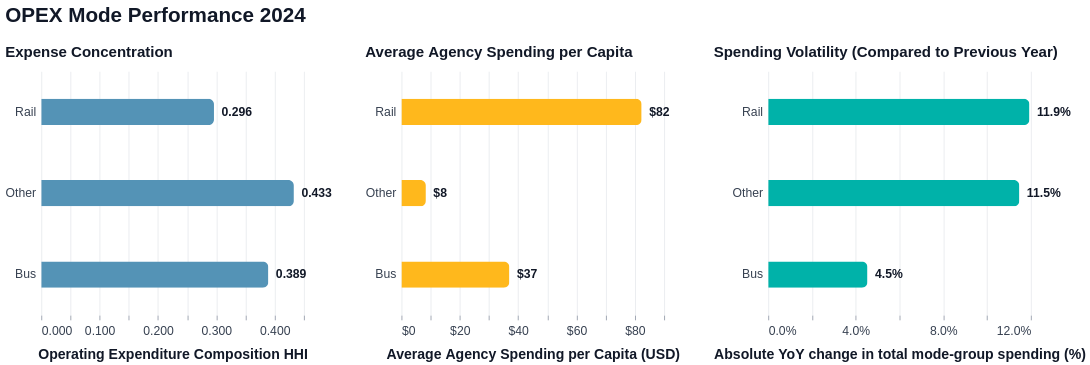

Write notebook code for a chart like this one.
### Markdown cell above
### 2.1 Mode Performance (HHI, Spending Per Capita and Volatility)

### Code cell
scorecard = df_opex[df_opex["year"] == 2024].drop_duplicates("mode_group")

opex_scorecard = mode_report_chart.plot_scorecard(
    scorecard,
    metrics=["hhi", "per_capita", "volatility"],
    group_column="mode_group",
    titles=[
        "Expense Concentration",
        "Average Agency Spending per Capita",
        "Spending Volatility (Compared to Previous Year)",
    ],
    x_labels=[
        "Operating Expenditure Composition HHI",
        "Average Agency Spending per Capita (USD)",
        "Absolute YoY change in total mode-group spending (%)",
    ],
    formats=[".3f", "$,.0f", ".1%"],
    main_title="OPEX Mode Performance 2024",
).configure_axis(**mode_report_chart.ALT_AXIS_CONFIG)

opex_scorecard

### Figure 1 — Vega specification as saved in the notebook (floating-point values rounded to 4 significant figures)
{"$schema": "https://vega.github.io/schema/vega/v6.json", "data": [{"name": "source_0"}, {"name": "data_1", "values": [{"mode_group": "Rail", "hhi": 0.2959, "__index_level_0__": 1, "y_mode_group_sort_index": 0.0, "hhi_end": 0.2959, "hhi_start": 0.0}, {"mode_group": "Other", "hhi": 0.4328, "__index_level_0__": 33, "y_mode_group_sort_index": 1.0, "hhi_end": 0.4328, "hhi_start": 0.0}, {"mode_group": "Bus", "hhi": 0.3891, "__index_level_0__": 44, "y_mode_group_sort_index": 2.0, "hhi_end": 0.3891, "hhi_start": 0.0}]}, {"name": "data_2", "values": [{"hhi": 0.2959, "mode_group": "Rail"}, {"hhi": 0.4328, "mode_group": "Other"}, {"hhi": 0.3891, "mode_group": "Bus"}]}, {"name": "source_1"}, {"name": "data_4", "values": [{"mode_group": "Rail", "per_capita": 82.3, "__index_level_0__": 1, "y_mode_group_sort_index": 0.0, "per_capita_end": 82.3, "per_capita_start": 0.0}, {"mode_group": "Other", "per_capita": 8.362, "__index_level_0__": 33, "y_mode_group_sort_index": 1.0, "per_capita_end": 8.362, "per_capita_start": 0.0}, {"mode_group": "Bus", "per_capita": 36.98, "__index_level_0__": 44, "y_mode_group_sort_index": 2.0, "per_capita_end": 36.98, "per_capita_start": 0.0}]}, {"name": "data_5", "values": [{"mode_group": "Rail", "per_capita": 82.3}, {"mode_group": "Other", "per_capita": 8.362}, {"mode_group": "Bus", "per_capita": 36.98}]}, {"name": "source_2"}, {"name": "data_7", "values": [{"mode_group": "Rail", "volatility": 0.1193, "__index_level_0__": 1, "y_mode_group_sort_index": 0.0, "volatility_end": 0.1193, "volatility_start": 0.0}, {"mode_group": "Other", "volatility": 0.1147, "__index_level_0__": 33, "y_mode_group_sort_index": 1.0, "volatility_end": 0.1147, "volatility_start": 0.0}, {"mode_group": "Bus", "volatility": 0.04535, "__index_level_0__": 44, "y_mode_group_sort_index": 2.0, "volatility_end": 0.04535, "volatility_start": 0.0}]}, {"name": "data_8", "values": [{"mode_group": "Rail", "volatility": 0.1193}, {"mode_group": "Other", "volatility": 0.1147}, {"mode_group": "Bus", "volatility": 0.04535}]}, {"name": "source_0_concat_0_y_domain_mode_group", "values": [{"mode_group": "Rail", "sort_field": 0.0}, {"mode_group": "Other", "sort_field": 1.0}, {"mode_group": "Bus", "sort_field": 2.0}]}, {"name": "source_1_concat_1_y_domain_mode_group", "values": [{"mode_group": "Rail", "sort_field": 0.0}, {"mode_group": "Other", "sort_field": 1.0}, {"mode_group": "Bus", "sort_field": 2.0}]}, {"name": "source_2_concat_2_y_domain_mode_group", "values": [{"mode_group": "Rail", "sort_field": 0.0}, {"mode_group": "Other", "sort_field": 1.0}, {"mode_group": "Bus", "sort_field": 2.0}]}], "signals": [{"name": "childWidth", "value": 280}], "marks": [{"type": "group", "name": "concat_0_group", "encode": {"update": {"height": {"signal": "height"}, "width": {"signal": "childWidth"}}}, "marks": [{"type": "group", "from": {"facet": {"data": "data_1", "name": "stack_group_concat_0_layer_0_main", "groupby": ["mode_group"], "aggregate": {"fields": ["hhi_start", "hhi_start", "hhi_end", "hhi_end"], "ops": ["min", "max", "min", "max"]}}}, "encode": {"update": {"height": {"value": 28}, "x2": {"signal": "max(scale('concat_0_x',datum[\"min_hhi_start\"]),scale('concat_0_x',datum[\"max_hhi_start\"]),scale('concat_0_x',datum[\"min_hhi_end\"]),scale('concat_0_x',datum[\"max_hhi_end\"]))"}, "cornerRadiusTopRight": {"value": 6}, "clip": {"value": true}, "cornerRadiusBottomRight": {"value": 6}, "yc": {"field": "mode_group", "scale": "concat_0_y", "band": 0.5}, "x": {"signal": "min(scale('concat_0_x',datum[\"min_hhi_start\"]),scale('concat_0_x',datum[\"max_hhi_start\"]),scale('concat_0_x',datum[\"min_hhi_end\"]),scale('concat_0_x',datum[\"max_hhi_end\"]))"}}}, "marks": [{"type": "group", "encode": {"update": {"height": {"field": {"signal": null, "datum": null, "group": "height", "parent": null}}, "x": {"field": {"signal": null, "datum": null, "group": "x", "parent": null}, "mult": -1}}}, "marks": [{"type": "rect", "name": "concat_0_layer_0_marks", "from": {"data": "stack_group_concat_0_layer_0_main"}, "encode": {"update": {"x": {"field": "hhi_end", "scale": "concat_0_x"}, "height": {"field": {"signal": null, "datum": null, "group": "height", "parent": null}}, "fill": {"value": "#5493B6"}, "tooltip": {"signal": "{\"mode_group\": isValid(datum[\"mode_group\"]) ? isArray(datum[\"mode_group\"]) ? join(datum[\"mode_group\"], '\\n') : datum[\"mode_group\"] : \"\"+datum[\"mode_group\"], \"Expense Concentration\": format(datum[\"hhi\"], \".3f\")}"}, "x2": {"field": "hhi_start", "scale": "concat_0_x"}}}, "style": ["bar"]}]}]}, {"type": "text", "name": "concat_0_layer_1_marks", "from": {"data": "data_2"}, "encode": {"update": {"baseline": {"value": "middle"}, "fill": {"value": "#111827"}, "font": {"value": "Century Gothic, Helvetica, Arial, sans-serif"}, "y": {"field": "mode_group", "scale": "concat_0_y", "band": 0.5}, "dx": {"value": 8}, "text": {"signal": "format(datum[\"hhi\"], \".3f\")"}, "fontSize": {"value": 13}, "x": {"field": "hhi", "scale": "concat_0_x"}, "align": {"value": "left"}, "fontWeight": {"value": 600}}}, "style": ["text"]}], "axes": [{"scale": "concat_0_x", "orient": "bottom", "ticks": false, "zindex": 0, "grid": true, "gridOpacity": 0.8, "gridScale": "concat_0_y", "aria": false, "minExtent": 0, "labels": false, "domain": false, "maxExtent": 0, "gridColor": "#E5E7EB", "tickCount": {"signal": "ceil(childWidth/40)"}}, {"scale": "concat_0_x", "labelFont": "Arial", "labelPadding": 6, "titlePadding": 10, "labelFontSize": 13, "titleFont": "Arial", "orient": "bottom", "tickColor": "#9CA3AF", "labelFlush": true, "labelColor": "#374151", "labelOverlap": true, "labelFontWeight": 500, "zindex": 0, "titleColor": "#111827", "title": "Operating Expenditure Composition HHI", "format": ".3f", "titleFontWeight": 600, "domainColor": "#9CA3AF", "domain": false, "titleFontSize": 15, "grid": false, "tickCount": {"signal": "ceil(childWidth/40)"}}, {"scale": "concat_0_y", "orient": "left", "domain": false, "ticks": false, "labelFontWeight": 500, "zindex": 0, "grid": false, "labelFontSize": 13, "labelFont": "Arial", "labelPadding": 6, "labelColor": "#374151"}], "title": {"text": "Expense Concentration", "font": "Century Gothic, Helvetica, Arial, sans-serif", "anchor": "start", "subtitleFont": "Century Gothic, Helvetica, Arial, sans-serif", "subtitle": "", "subtitleFontSize": 12, "fontSize": 16, "fontWeight": 600, "subtitleColor": "#374151", "color": "#111827", "offset": 12}, "style": "cell"}, {"type": "group", "name": "concat_1_group", "encode": {"update": {"width": {"signal": "childWidth"}, "height": {"signal": "height"}}}, "marks": [{"type": "group", "from": {"facet": {"data": "data_4", "name": "stack_group_concat_1_layer_0_main", "groupby": ["mode_group"], "aggregate": {"fields": ["per_capita_start", "per_capita_start", "per_capita_end", "per_capita_end"], "ops": ["min", "max", "min", "max"]}}}, "encode": {"update": {"x2": {"signal": "max(scale('concat_1_x',datum[\"min_per_capita_start\"]),scale('concat_1_x',datum[\"max_per_capita_start\"]),scale('concat_1_x',datum[\"min_per_capita_end\"]),scale('concat_1_x',datum[\"max_per_capita_end\"]))"}, "yc": {"field": "mode_group", "scale": "concat_1_y", "band": 0.5}, "cornerRadiusTopRight": {"value": 6}, "height": {"value": 28}, "cornerRadiusBottomRight": {"value": 6}, "x": {"signal": "min(scale('concat_1_x',datum[\"min_per_capita_start\"]),scale('concat_1_x',datum[\"max_per_capita_start\"]),scale('concat_1_x',datum[\"min_per_capita_end\"]),scale('concat_1_x',datum[\"max_per_capita_end\"]))"}, "clip": {"value": true}}}, "marks": [{"type": "group", "encode": {"update": {"x": {"field": {"signal": null, "datum": null, "group": "x", "parent": null}, "mult": -1}, "height": {"field": {"signal": null, "datum": null, "group": "height", "parent": null}}}}, "marks": [{"type": "rect", "name": "concat_1_layer_0_marks", "from": {"data": "stack_group_concat_1_layer_0_main"}, "encode": {"update": {"tooltip": {"signal": "{\"mode_group\": isValid(datum[\"mode_group\"]) ? isArray(datum[\"mode_group\"]) ? join(datum[\"mode_group\"], '\\n') : datum[\"mode_group\"] : \"\"+datum[\"mode_group\"], \"Average Agency Spending per Capita\": format(datum[\"per_capita\"], \"$,.0f\")}"}, "x2": {"field": "per_capita_start", "scale": "concat_1_x"}, "fill": {"value": "#FFB81C"}, "x": {"field": "per_capita_end", "scale": "concat_1_x"}, "height": {"field": {"signal": null, "datum": null, "group": "height", "parent": null}}}}, "style": ["bar"]}]}]}, {"type": "text", "name": "concat_1_layer_1_marks", "from": {"data": "data_5"}, "encode": {"update": {"text": {"signal": "format(datum[\"per_capita\"], \"$,.0f\")"}, "align": {"value": "left"}, "fontSize": {"value": 13}, "font": {"value": "Century Gothic, Helvetica, Arial, sans-serif"}, "dx": {"value": 8}, "fill": {"value": "#111827"}, "x": {"field": "per_capita", "scale": "concat_1_x"}, "y": {"field": "mode_group", "scale": "concat_1_y", "band": 0.5}, "baseline": {"value": "middle"}, "fontWeight": {"value": 600}}}, "style": ["text"]}], "axes": [{"scale": "concat_1_x", "gridScale": "concat_1_y", "ticks": false, "minExtent": 0, "zindex": 0, "gridOpacity": 0.8, "tickCount": {"signal": "ceil(childWidth/40)"}, "domain": false, "orient": "bottom", "gridColor": "#E5E7EB", "labels": false, "aria": false, "maxExtent": 0, "grid": true}, {"scale": "concat_1_x", "labelFontWeight": 500, "labelOverlap": true, "titleFontSize": 15, "grid": false, "zindex": 0, "titlePadding": 10, "format": "$,.0f", "domain": false, "titleColor": "#111827", "orient": "bottom", "title": "Average Agency Spending per Capita (USD)", "labelColor": "#374151", "titleFont": "Arial", "domainColor": "#9CA3AF", "labelPadding": 6, "labelFont": "Arial", "labelFontSize": 13, "tickCount": {"signal": "ceil(childWidth/40)"}, "tickColor": "#9CA3AF", "titleFontWeight": 600, "labelFlush": true}, {"scale": "concat_1_y", "labelPadding": 6, "domain": false, "labelFont": "Arial", "grid": false, "orient": "left", "labelFontWeight": 500, "labelColor": "#374151", "labelFontSize": 13, "ticks": false, "zindex": 0}], "title": {"text": "Average Agency Spending per Capita", "anchor": "start", "subtitleFontSize": 12, "subtitleColor": "#374151", "subtitleFont": "Century Gothic, Helvetica, Arial, sans-serif", "color": "#111827", "offset": 12, "font": "Century Gothic, Helvetica, Arial, sans-serif", "fontWeight": 600, "fontSize": 16, "subtitle": ""}, "style": "cell"}, {"type": "group", "name": "concat_2_group", "encode": {"update": {"height": {"signal": "height"}, "width": {"signal": "childWidth"}}}, "marks": [{"type": "group", "from": {"facet": {"data": "data_7", "name": "stack_group_concat_2_layer_0_main", "groupby": ["mode_group"], "aggregate": {"fields": ["volatility_start", "volatility_start", "volatility_end", "volatility_end"], "ops": ["min", "max", "min", "max"]}}}, "encode": {"update": {"height": {"value": 28}, "cornerRadiusTopRight": {"value": 6}, "cornerRadiusBottomRight": {"value": 6}, "x2": {"signal": "max(scale('concat_2_x',datum[\"min_volatility_start\"]),scale('concat_2_x',datum[\"max_volatility_start\"]),scale('concat_2_x',datum[\"min_volatility_end\"]),scale('concat_2_x',datum[\"max_volatility_end\"]))"}, "clip": {"value": true}, "x": {"signal": "min(scale('concat_2_x',datum[\"min_volatility_start\"]),scale('concat_2_x',datum[\"max_volatility_start\"]),scale('concat_2_x',datum[\"min_volatility_end\"]),scale('concat_2_x',datum[\"max_volatility_end\"]))"}, "yc": {"field": "mode_group", "scale": "concat_2_y", "band": 0.5}}}, "marks": [{"type": "group", "encode": {"update": {"height": {"field": {"signal": null, "datum": null, "group": "height", "parent": null}}, "x": {"field": {"signal": null, "datum": null, "group": "x", "parent": null}, "mult": -1}}}, "marks": [{"type": "rect", "name": "concat_2_layer_0_marks", "from": {"data": "stack_group_concat_2_layer_0_main"}, "encode": {"update": {"x": {"field": "volatility_end", "scale": "concat_2_x"}, "fill": {"value": "#00B2A9"}, "tooltip": {"signal": "{\"mode_group\": isValid(datum[\"mode_group\"]) ? isArray(datum[\"mode_group\"]) ? join(datum[\"mode_group\"], '\\n') : datum[\"mode_group\"] : \"\"+datum[\"mode_group\"], \"Spending Volatility (Compared to Previous Year)\": format(datum[\"volatility\"], \".1%\")}"}, "x2": {"field": "volatility_start", "scale": "concat_2_x"}, "height": {"field": {"signal": null, "datum": null, "group": "height", "parent": null}}}}, "style": ["bar"]}]}]}, {"type": "text", "name": "concat_2_layer_1_marks", "from": {"data": "data_8"}, "encode": {"update": {"dx": {"value": 8}, "align": {"value": "left"}, "fill": {"value": "#111827"}, "font": {"value": "Century Gothic, Helvetica, Arial, sans-serif"}, "y": {"field": "mode_group", "scale": "concat_2_y", "band": 0.5}, "baseline": {"value": "middle"}, "x": {"field": "volatility", "scale": "concat_2_x"}, "text": {"signal": "format(datum[\"volatility\"], \".1%\")"}, "fontSize": {"value": 13}, "fontWeight": {"value": 600}}}, "style": ["text"]}], "axes": [{"scale": "concat_2_x", "ticks": false, "gridOpacity": 0.8, "tickCount": {"signal": "ceil(childWidth/40)"}, "grid": true, "zindex": 0, "minExtent": 0, "domain": false, "labels": false, "orient": "bottom", "gridScale": "concat_2_y", "aria": false, "maxExtent": 0, "gridColor": "#E5E7EB"}, {"scale": "concat_2_x", "domain": false, "grid": false, "labelPadding": 6, "labelOverlap": true, "titleFontWeight": 600, "titlePadding": 10, "domainColor": "#9CA3AF", "zindex": 0, "labelFontWeight": 500, "tickColor": "#9CA3AF", "titleFont": "Arial", "format": ".1%", "labelFlush": true, "labelFontSize": 13, "title": "Absolute YoY change in total mode-group spending (%)", "labelFont": "Arial", "titleColor": "#111827", "orient": "bottom", "labelColor": "#374151", "titleFontSize": 15, "tickCount": {"signal": "ceil(childWidth/40)"}}, {"scale": "concat_2_y", "labelColor": "#374151", "labelFont": "Arial", "labelFontSize": 13, "labelPadding": 6, "ticks": false, "zindex": 0, "labelFontWeight": 500, "orient": "left", "grid": false, "domain": false}], "title": {"text": "Spending Volatility (Compared to Previous Year)", "subtitleFont": "Century Gothic, Helvetica, Arial, sans-serif", "font": "Century Gothic, Helvetica, Arial, sans-serif", "color": "#111827", "fontSize": 16, "subtitleColor": "#374151", "fontWeight": 600, "subtitleFontSize": 12, "subtitle": "", "offset": 12, "anchor": "start"}, "style": "cell"}], "scales": [{"name": "concat_0_x", "type": "linear", "domain": {"fields": [{"data": "data_1", "field": "hhi_start"}, {"data": "data_1", "field": "hhi_end"}, {"data": "data_2", "field": "hhi"}]}, "range": [0, {"signal": "childWidth"}], "nice": true, "zero": true}, {"name": "concat_0_y", "type": "band", "domain": {"data": "source_0_concat_0_y_domain_mode_group", "field": "mode_group", "sort": {"op": "max", "field": "sort_field"}}, "range": [0, {"signal": "height"}], "paddingInner": 0.1, "paddingOuter": 0.05}, {"name": "concat_1_x", "type": "linear", "domain": {"fields": [{"data": "data_4", "field": "per_capita_start"}, {"data": "data_4", "field": "per_capita_end"}, {"data": "data_5", "field": "per_capita"}]}, "range": [0, {"signal": "childWidth"}], "nice": true, "zero": true}, {"name": "concat_1_y", "type": "band", "domain": {"data": "source_1_concat_1_y_domain_mode_group", "field": "mode_group", "sort": {"op": "max", "field": "sort_field"}}, "range": [0, {"signal": "height"}], "paddingInner": 0.1, "paddingOuter": 0.05}, {"name": "concat_2_x", "type": "linear", "domain": {"fields": [{"data": "data_7", "field": "volatility_start"}, {"data": "data_7", "field": "volatility_end"}, {"data": "data_8", "field": "volatility"}]}, "range": [0, {"signal": "childWidth"}], "nice": true, "zero": true}, {"name": "concat_2_y", "type": "band", "domain": {"data": "source_2_concat_2_y_domain_mode_group", "field": "mode_group", "sort": {"op": "max", "field": "sort_field"}}, "range": [0, {"signal": "height"}], "paddingOuter": 0.05, "paddingInner": 0.1}], "title": {"text": "OPEX Mode Performance 2024", "offset": 20, "fontWeight": 700, "anchor": "start", "font": "Century Gothic, Helvetica, Arial, sans-serif", "fontSize": 22, "color": "#111827"}, "background": "white", "padding": 5, "layout": {"padding": 35, "bounds": "full", "align": "each"}, "config": {"axis": {"domainColor": "#9CA3AF", "grid": false, "labelColor": "#374151", "labelFont": "Arial", "labelFontSize": 13, "labelFontWeight": 500, "labelPadding": 6, "tickColor": "#9CA3AF", "titleColor": "#111827", "titleFont": "Arial", "titleFontSize": 15, "titleFontWeight": 600, "titlePadding": 10}, "style": {"cell": {"strokeWidth": 0}, "group-title": {"font": "Century Gothic, Helvetica, Arial, sans-serif"}}}, "height": 260}
